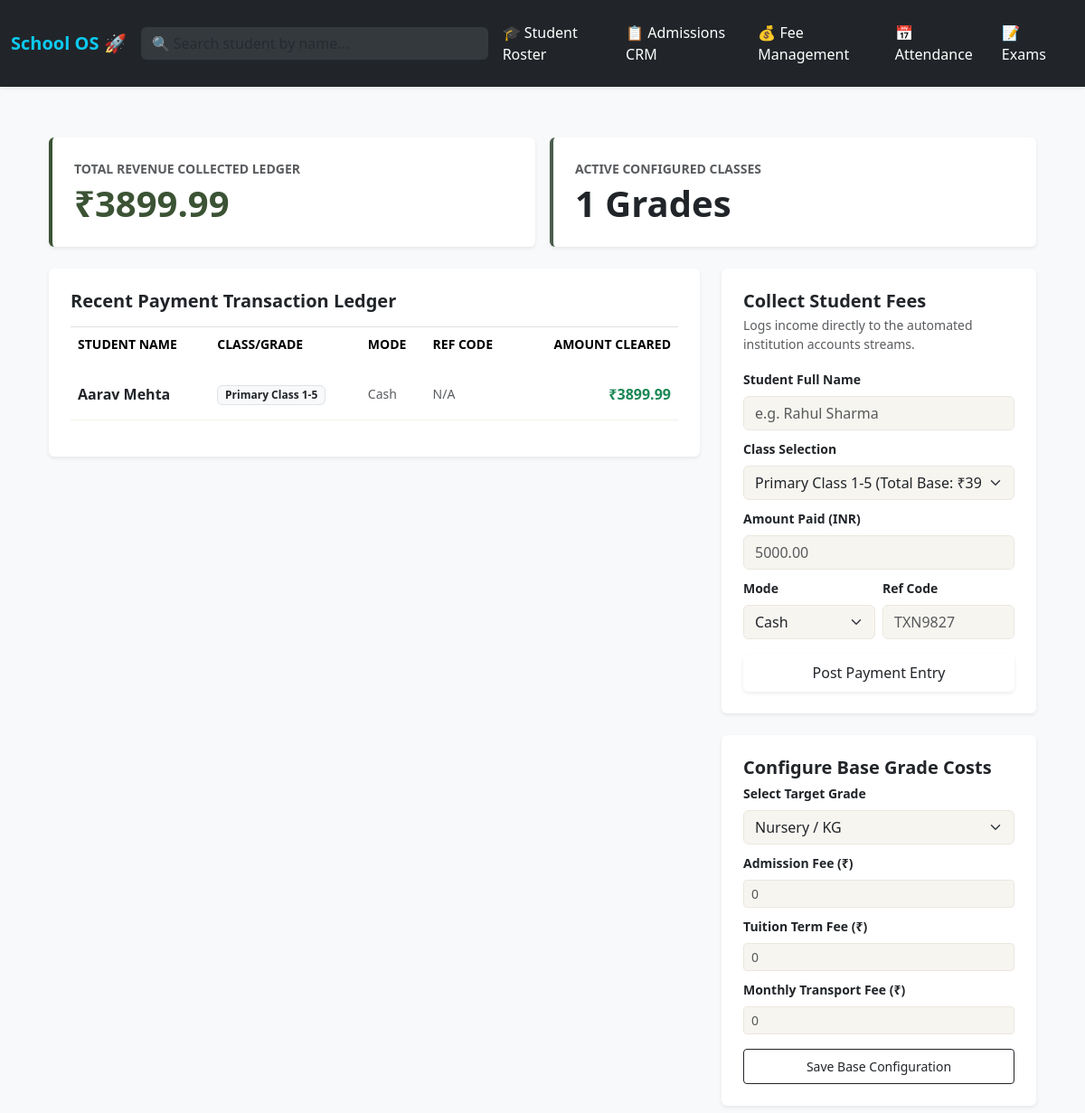
The page /fees/ on the database its author committed.
### app/models.py (models this page shows)
class FeePayment(db.Model):
    __tablename__ = 'fee_payments'
    id = db.Column(db.Integer, primary_key=True)
    student_name = db.Column(db.String(100), nullable=False)
    target_class = db.Column(db.String(50), nullable=False)
    amount_paid = db.Column(db.Float, nullable=False)
    payment_mode = db.Column(db.String(20), default='Cash') # Cash, Card, UPI, NetBanking
    reference_no = db.Column(db.String(50), nullable=True) # Transaction/Check IDs
    paid_at = db.Column(db.DateTime, default=datetime.utcnow)

### app/modules/fees.py (the view)
@fees_bp.route('/')
def dashboard():
    all_payments = FeePayment.query.order_by(FeePayment.paid_at.desc()).all()
    total_revenue = sum(payment.amount_paid for payment in all_payments)
    structures = FeeStructure.query.all()
    return render_template(
        'fees/dashboard.html',
        payments=all_payments,
        revenue=total_revenue,
        structures=structures
    )

### app/models.py (called while the page is built)
    @property
    def total_fee(self):
        return self.admission_fee + self.tuition_fee + self.transport_fee

### app/templates/fees/dashboard.html (shortened to what this page needs)
{% extends "base.html" %}
{% block content %}
<div class="container-fluid py-2">
    <div class="row g-3 mb-4">
        <div class="col-md-6">
            <div class="card p-4 border-0 shadow-sm" style="border-left: 4px solid #3B5334 !important;">
                <span class="text-muted small fw-bold text-uppercase">Total Revenue Collected Ledger</span>
                <h1 class="fw-bold mt-1 mb-0" style="color: #3B5334;">₹{{ revenue }}</h1>
            </div>
        </div>
        <div class="col-md-6">
            <div class="card p-4 border-0 shadow-sm" style="border-left: 4px solid #4A5D4E !important;">
                <span class="text-muted small fw-bold text-uppercase">Active Configured Classes</span>
                <h1 class="fw-bold mt-1 mb-0 text-dark">{{ structures|length }} Grades</h1>
            </div>
        </div>
    </div>
    <div class="row g-4">
        <div class="col-lg-8">
            <div class="card p-4 border-0 shadow-sm">
                <h5 class="fw-bold mb-3 text-dark">Recent Payment Transaction Ledger</h5>
                <div class="table-responsive">
                    <table class="table table-borderless align-middle border-top pt-2">
                        <thead>
                            <tr class="text-muted small text-uppercase">
                                <th class="pb-3">Student Name</th>
                                <th class="pb-3">Class/Grade</th>
                                <th class="pb-3">Mode</th>
                                <th class="pb-3">Ref Code</th>
                                <th class="pb-3 text-end">Amount Cleared</th>
                            </tr>
                        </thead>
                        <tbody>
                            {% for payment in payments %}
                            <tr class="border-bottom" style="border-color: #F4F1EA !important;">
                                <td class="py-3 fw-semibold text-dark">{{ payment.student_name }}</td>
                                <td class="py-3"><span class="badge bg-light border text-dark">{{ payment.target_class }}</span></td>
                                <td class="py-3 text-muted small">{{ payment.payment_mode }}</td>
                                <td class="py-3 text-muted mono small">{{ payment.reference_no if payment.reference_no else 'N/A' }}</td>
                                <td class="py-3 text-end fw-bold text-success">₹{{ payment.amount_paid }}</td>
                            </tr>
                            {% else %}
                            <tr>
                                <td colspan="5" class="text-center text-muted py-5">No collection history transactions found in SQLite database collections.</td>
                            </tr>
                            {% endfor %}
                        </tbody>
                    </table>
                </div>
            </div>
        </div>
        <div class="col-lg-4">
            <div class="card p-4 border-0 shadow-sm mb-4">
                <h5 class="fw-bold mb-1 text-dark">Collect Student Fees</h5>
                <p class="text-muted small mb-3">Logs income directly to the automated institution accounts streams.</p>
                <form action="{{ url_for('fees.collect_fee') }}" method="POST">
                    <div class="mb-2">
                        <label class="form-label small fw-semibold">Student Full Name</label>
                        <input type="text" name="student_name" class="form-control" style="background-color: #F7F5F0; border: 1px solid #EBE7DF;" placeholder="e.g. Rahul Sharma" required>
                    </div>
                    <div class="mb-2">
                        <label class="form-label small fw-semibold">Class Selection</label>
                        <select name="target_class" class="form-select" style="background-color: #F7F5F0; border: 1px solid #EBE7DF;" required>
                            {% for struct in structures %}
                                <option value="{{ struct.target_class }}">{{ struct.target_class }} (Total Base: ₹{{ struct.total_fee }})</option>
                            {% else %}
                                <option disabled selected>Configure structures below first</option>
                            {% endfor %}
                        </select>
                    </div>
                    <div class="mb-2">
                        <label class="form-label small fw-semibold">Amount Paid (INR)</label>
                        <input type="number" step="0.01" name="amount_paid" class="form-control" style="background-color: #F7F5F0; border: 1px solid #EBE7DF;" placeholder="5000.00" required>
                    </div>
                    <div class="row g-2 mb-3">
                        <div class="col-6">
                            <label class="form-label small fw-semibold">Mode</label>
                            <select name="payment_mode" class="form-select" style="background-color: #F7F5F0; border: 1px solid #EBE7DF;">
                                <option value="Cash">Cash</option>
                            </select>
                        </div>
                        <div class="col-6">
                            <label class="form-label small fw-semibold">Ref Code</label>
                            <input type="text" name="reference_no" class="form-control" style="background-color: #F7F5F0; border: 1px solid #EBE7DF;" placeholder="TXN9827">
                        </div>
                    </div>
                    <button type="submit" class="btn btn-olive w-100 py-2 shadow-sm">Post Payment Entry</button>
                </form>
            </div>
            <div class="card p-4 border-0 shadow-sm">
                <h5 class="fw-bold mb-1 text-dark">Configure Base Grade Costs</h5>
                <form action="{{ url_for('fees.setup_structure') }}" method="POST">
                    <div class="mb-2">
                        <label class="form-label small fw-semibold">Select Target Grade</label>
                        <select name="target_class" class="form-select" style="background-color: #F7F5F0; border: 1px solid #EBE7DF;" required>
                            <option value="Nursery / KG">Nursery / KG</option>
                        </select>
                    </div>
                    <div class="mb-2">
                        <label class="form-label small fw-semibold">Admission Fee (₹)</label>
                        <input type="number" name="admission_fee" class="form-control form-control-sm" style="background-color: #F7F5F0; border: 1px solid #EBE7DF;" placeholder="0">
                    </div>
                    <div class="mb-2">
                        <label class="form-label small fw-semibold">Tuition Term Fee (₹)</label>
                        <input type="number" name="tuition_fee" class="form-control form-control-sm" style="background-color: #F7F5F0; border: 1px solid #EBE7DF;" placeholder="0">
                    </div>
                    <div class="mb-3">
                        <label class="form-label small fw-semibold">Monthly Transport Fee (₹)</label>
                        <input type="number" name="transport_fee" class="form-control form-control-sm" style="background-color: #F7F5F0; border: 1px solid #EBE7DF;" placeholder="0">
                    </div>
                    <button type="submit" class="btn btn-outline-dark btn-sm w-100 py-2">Save Base Configuration</button>
                </form>
            </div>
        </div>
    </div>
</div>
{% endblock %}

### rows shown on the page
FeePayment: student_name "Aarav Mehta", target_class "Primary Class 1-5", payment_mode "Cash", reference_no "N/A", amount_paid "3899.99"

### other values the page prints
{{ revenue }} "3899.99"
{{ structures|length }} "1"
form field target_class "Primary Class 1-5 (Total Base: ₹3900.0)"
